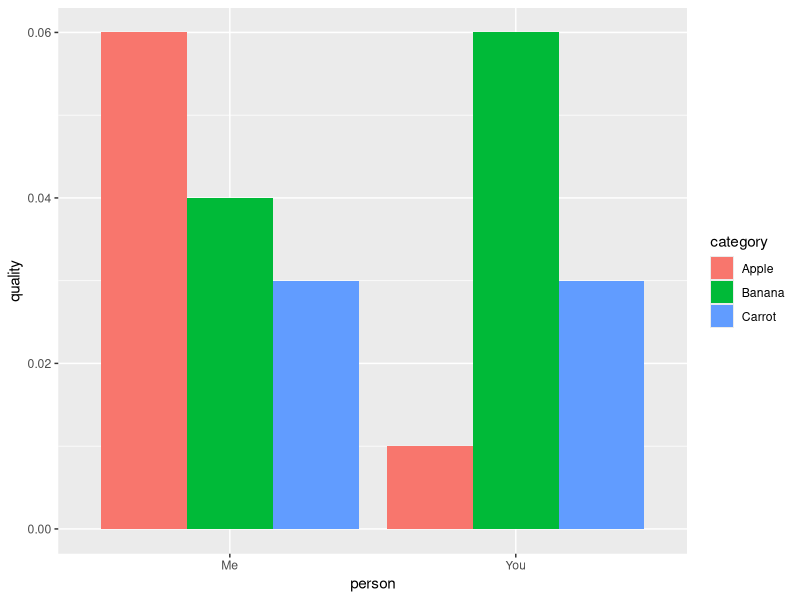
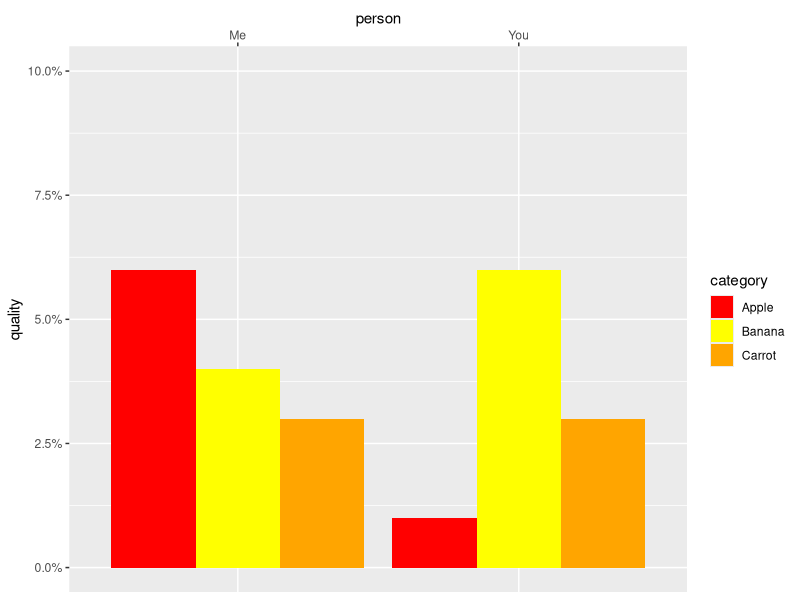
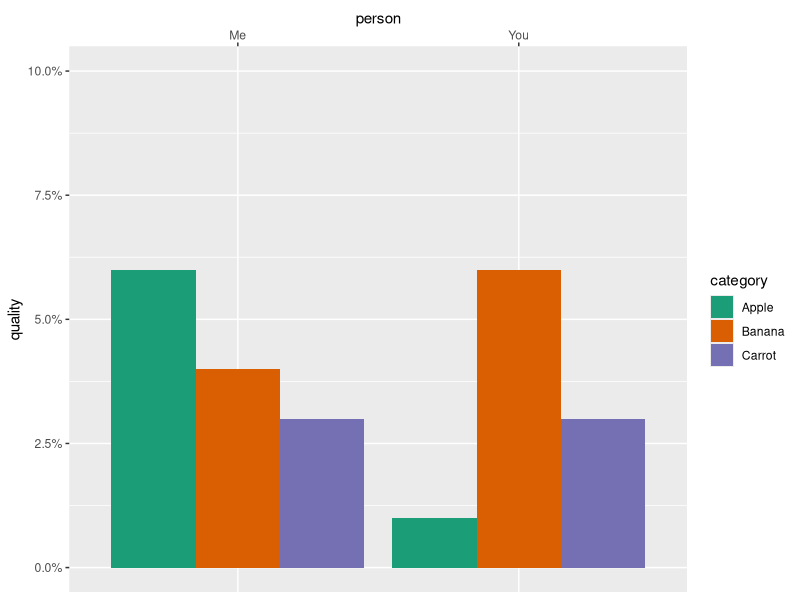
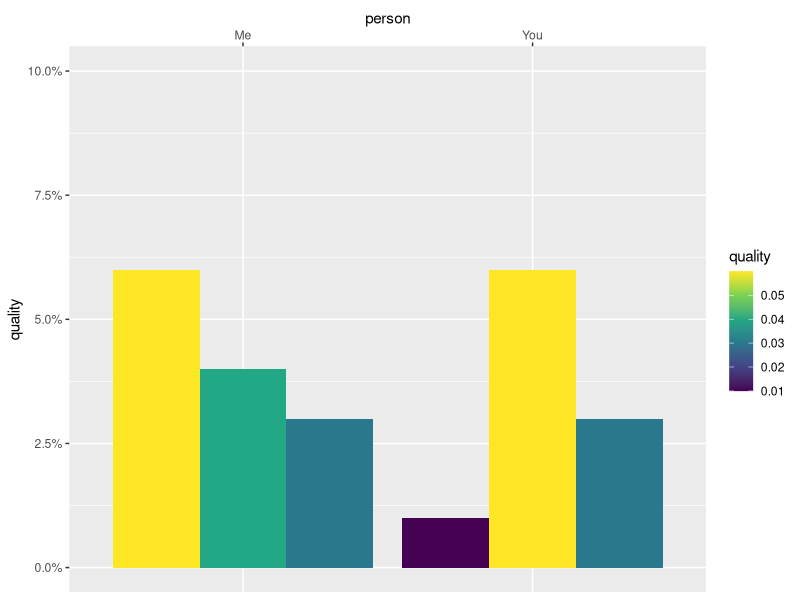
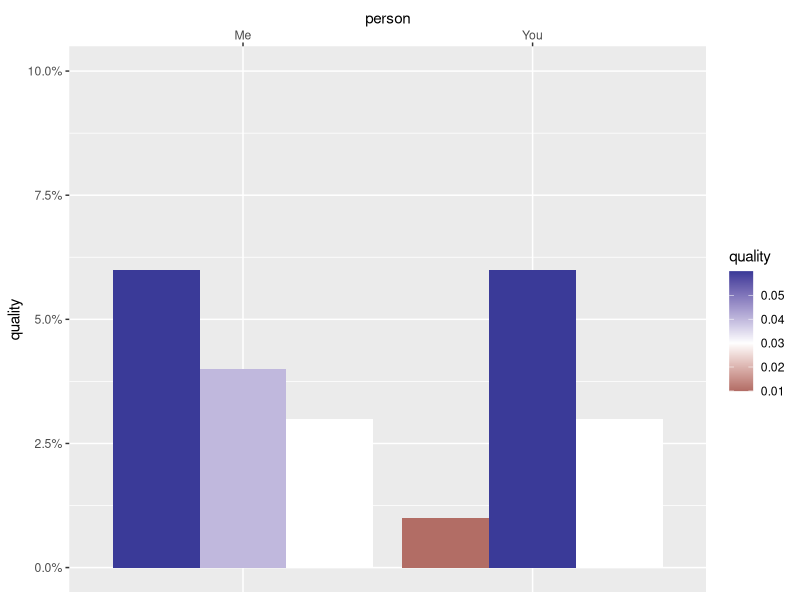
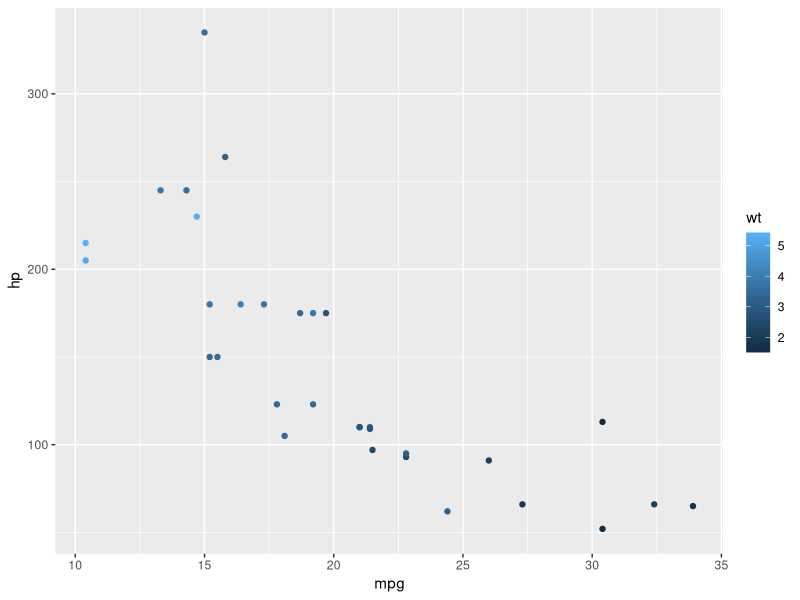
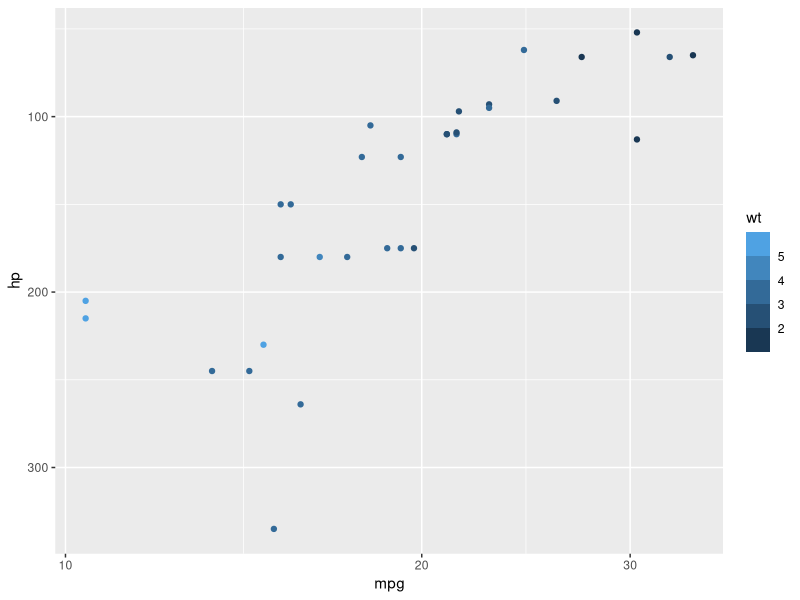
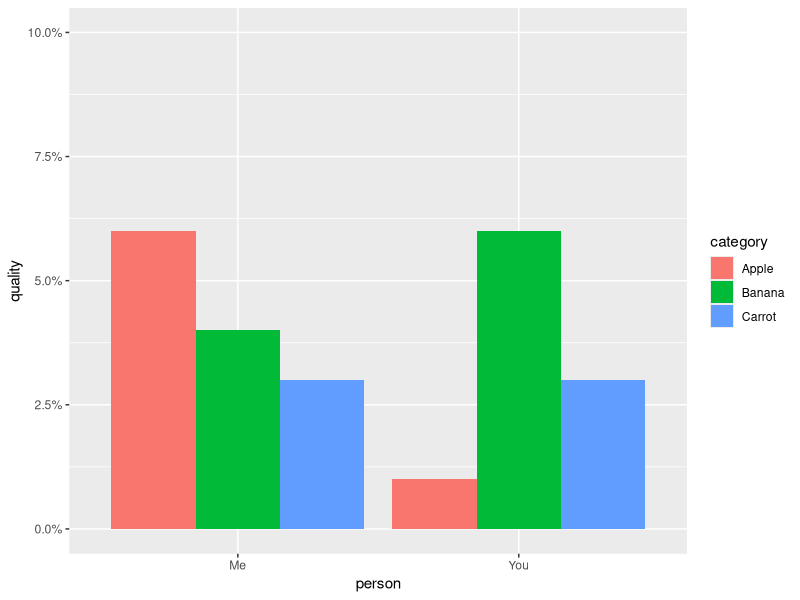

R code for these plots, in order: (Note: this script raises an error after producing the figures.)
## ---- chunk 1
knitr::opts_chunk$set(echo = FALSE, warning = FALSE, message = FALSE)
library(tidyverse)
library(ggrepel)
library(scales)
## ---- chunk 2
cat("
<style>
.reveal section img {
  border: none !important;
  box-shadow: none;
}
</style>")
## ---- chunk 3
data <- tibble(category = c('Apple','Banana','Carrot','Apple','Banana','Carrot'),
               person = c('Me','Me','Me','You','You','You'),
               quality = c(.06,.04,.03,.01,.06,.03))
ggplot(data, aes(x = person, y = quality, fill = category)) + geom_col(position = 'dodge')
## ---- chunk 4
library(scales)
ggplot(data, aes(x = person, y = quality, fill = category)) + geom_col(position = 'dodge') + 
  scale_y_continuous(labels = label_percent(), limits = c(0,.1)) +
  scale_x_discrete(position = 'top') + 
  scale_fill_manual(values = c('Apple'='red','Banana'='yellow','Carrot'='orange'))
## ---- chunk 5
ggplot(data, aes(x = person, y = quality, fill = category)) + geom_col(position = 'dodge') + 
  scale_y_continuous(labels = label_percent(), limits = c(0,.1)) +
  scale_x_discrete(position = 'top') + 
  scale_fill_brewer(palette = 'Dark2')
## ---- chunk 6
ggplot(data, aes(x = person, y = quality, group = category, fill = quality)) + geom_col(position = 'dodge') + 
  scale_y_continuous(labels = label_percent(), limits = c(0,.1)) +
  scale_x_discrete(position = 'top') + 
  scale_fill_viridis_c()
## ---- chunk 7
ggplot(data, aes(x = person, y = quality, group = category, fill = quality)) + geom_col(position = 'dodge') + 
  scale_y_continuous(labels = label_percent(), limits = c(0,.1)) +
  scale_x_discrete(position = 'top') + 
  scale_fill_gradient2(midpoint = .03)
## ---- chunk 8
ggplot(mtcars, aes(x = mpg, y = hp, color = wt)) + 
  geom_point()
## ---- chunk 9
ggplot(mtcars, aes(x = mpg, y = hp, color = wt)) + 
  geom_point() + 
  scale_x_log10() + 
  scale_y_continuous(trans='reverse') + 
  scale_color_binned()
## ---- chunk 10
ggplot(data, aes(x = person, y = quality, fill = category)) + geom_col(position = 'dodge') + 
  scale_y_continuous(labels = label_percent(), limits = c(0,.1))
## ---- chunk 11
data(gapminder, package = 'gapminder')
ggplot(gapminder, aes(x = gdpPercap, y = lifeExp)) + geom_point() + 
  scale_x_log10(labels = label_dollar(accuracy = 1, scale = 1/1000, suffix = 'k'))
## ---- chunk 12
data(mtcars)
mtcars <- mtcars %>% mutate(CarName = row.names(mtcars))
ggplot(mtcars, aes(x = mpg, y = hp, color = wt)) + geom_point() +
  scale_x_log10() + scale_y_reverse() + scale_color_binned() + 
  labs(x = 'Miles per Gallon', y = 'Horsepower', color = 'Car Weight',
       title = 'Title', subtitle = 'Subtitle', caption = 'Caption')
## ---- chunk 13
ggplot(mtcars, aes(x = mpg, y = hp, color = wt)) + geom_point() +
  scale_x_log10() + scale_y_reverse() + scale_color_binned() + 
  labs(x = 'Miles per Gallon', y = 'Horsepower', color = 'Car Weight',
       title = 'Title', subtitle = 'Subtitle', caption = 'Caption') +
  theme(legend.position = c(.9,.3), legend.box.background = element_rect(color='black'))
## ---- chunk 14
ggplot(mtcars, aes(x = mpg, y = hp, color = wt)) + geom_point() +
  scale_x_log10() + scale_y_reverse() + scale_color_binned() + 
  labs(x = 'Miles per Gallon', y = 'Horsepower', color = 'Car Weight') +
  guides(color = 'none')
## ---- chunk 15
ggplot(mtcars, aes(x = mpg, y = hp, color = wt)) + geom_point() +
  scale_x_log10() + scale_y_reverse() + scale_color_binned() + 
  labs(x = 'Miles per Gallon', y = 'Horsepower', color = 'Car Weight') +
  geom_smooth(method='lm', se = FALSE)
## ---- chunk 16
ggplot(mtcars, aes(x = mpg, y = hp, color = wt)) + geom_point() +
  scale_x_log10() + scale_y_reverse() + scale_color_binned() + 
  labs(x = 'Miles per Gallon', y = 'Horsepower', color = 'Car Weight') +
  geom_text_repel(data = mtcars %>% slice(1:5),aes(label = CarName),hjust=-1)
## ---- chunk 17
ggplot(mtcars, aes(x = mpg, y = hp)) + geom_point() + 
  facet_wrap('cyl') + 
  labs(x = 'Miles per Gallon', y = 'Horsepower', title = 'Horsepower vs. MPG by Cylinders')
## ---- chunk 18
library(ggforce)
ggplot(iris, aes(Petal.Length, Petal.Width, colour = Species)) +
  geom_point() +
  facet_zoom(x = Species == 'versicolor')
